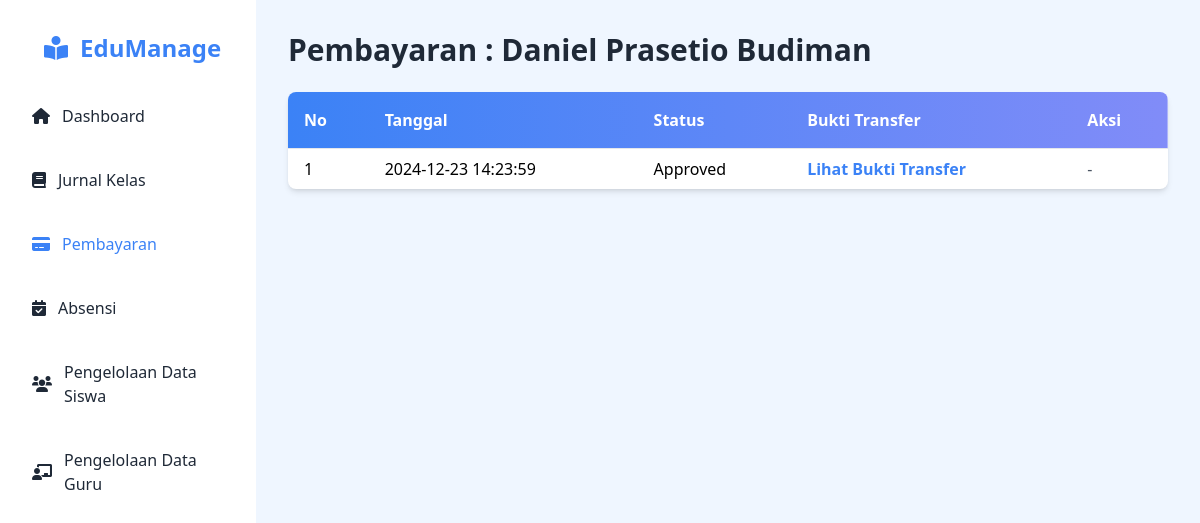
The app's page /index.php/pembayaran/detail/1122334456 with its own data.
### tables this page shows
CREATE TABLE `siswa` (
  `nisn` varchar(20) NOT NULL,
  `nama` varchar(100) NOT NULL,
  `angkatan` year(4) NOT NULL,
  `kelas_id` int(11) NOT NULL,
  `password` varchar(255) NOT NULL
);

CREATE TABLE `pembayaran` (
  `id` int(11) NOT NULL,
  `siswa_nisn` varchar(20) NOT NULL,
  `bukti_transfer` varchar(255) NOT NULL,
  `status` enum('pending','approved','rejected') DEFAULT 'pending',
  `created_at` timestamp NOT NULL DEFAULT current_timestamp()
);

### application/controllers/Pembayaran.php (called while the page is built, shortened)
<?php
class Pembayaran extends CI_Controller {
    public function __construct() {
        $this->load->model('M_pembayaran');
        $this->load->model('M_siswa');
        $this->load->model('M_jurnal');
        $this->load->library('upload');
    }
    public function detail($nisn) {
        $data['siswa'] = $this->M_siswa->get_siswa_by_nisn($nisn);
        $data['pembayaran'] = $this->M_pembayaran->get_pembayaran_by_siswa($nisn);
        $this->load->view('pembayaran/V_detail_pembayaran_admin', $data);
    }
}

### index.php (called while the page is built, shortened)
<?php
require_once BASEPATH.'core/CodeIgniter.php';

### application/models/M_siswa.php (called while the page is built, shortened)
<?php
class M_siswa extends CI_Model {
    public function get_siswa_by_nisn($nisn)
    {
        return $this->db->get_where('siswa', ['nisn' => $nisn])->row();
    }
}

### application/models/M_pembayaran.php (called while the page is built, shortened)
<?php
class M_pembayaran extends CI_Model {
    public function get_pembayaran_by_siswa($nisn) {
        $this->db->select('pembayaran.*, siswa.nama AS nama_siswa');
        $this->db->from('pembayaran');
        $this->db->join('siswa', 'pembayaran.siswa_nisn = siswa.nisn');
        $this->db->where('pembayaran.siswa_nisn', $nisn);
        return $this->db->get()->result();
    }
}

### application/views/pembayaran/V_detail_pembayaran_admin.php (the view, shortened to what this page needs)
<!DOCTYPE html>
<html lang="en">
<head>
    <script src="https://cdn.tailwindcss.com"></script>
    <link rel="stylesheet" href="https://cdnjs.cloudflare.com/ajax/libs/font-awesome/6.0.0-beta3/css/all.min.css">
</head>
<body class="bg-blue-50 font-sans">
<div class="flex">
    <div class="bg-white text-gray-800 w-64 min-h-screen p-5 space-y-6 transition-all duration-300" id="sidebar">
        <ul class="space-y-4">
            <li><a href="<?= site_url('dashboard'); ?>" class="text-blue-500 flex items-center p-3 rounded-md text-2xl font-bold ml-3"><i class="fas fa-book-reader mr-3"></i>EduManage</a></li>
            <li><a href="<?= site_url('dashboard'); ?>" class="flex items-center hover:bg-gradient-to-r from-blue-500 to-indigo-400 hover:text-white p-3 rounded-md"><i class="fas fa-home mr-3"></i>Dashboard</a></li>
            <li><a href="<?= site_url('jurnal'); ?>" class="flex items-center hover:bg-gradient-to-r from-blue-500 to-indigo-400 hover:text-white p-3 rounded-md"><i class="fas fa-book mr-3"></i>Jurnal Kelas</a></li>
            <li><a href="<?= site_url('pembayaran'); ?>" class="text-blue-500 flex items-center hover:bg-gradient-to-r from-blue-500 to-indigo-400 hover:text-white p-3 rounded-md"><i class="fas fa-credit-card mr-3"></i>Pembayaran</a></li>
            <li><a href="<?= site_url('absensi'); ?>" class="flex items-center hover:bg-gradient-to-r from-blue-500 to-indigo-400 hover:text-white p-3 rounded-md"><i class="fas fa-calendar-check mr-3"></i>Absensi</a></li>
            <li><a href="<?= site_url('siswa'); ?>" class=" flex items-center hover:bg-gradient-to-r from-blue-500 to-indigo-400 hover:text-white p-3 rounded-md"><i class="fas fa-users mr-3"></i>Pengelolaan Data Siswa</a></li>
            <li><a href="<?= site_url('admin'); ?>" class="flex items-center hover:bg-gradient-to-r from-blue-500 to-indigo-400 hover:text-white p-3 rounded-md"><i class="fas fa-chalkboard-teacher mr-3"></i>Pengelolaan Data Guru</a></li>
        </ul>
    </div>
    <div class="flex-1 p-8 space-y-6 transition-all duration-300" id="content">
        <h1 class="text-3xl font-bold text-gray-800 mb-4">
            Pembayaran : <?= $siswa->nama; ?>
        </h1>
        <div class="bg-white shadow-md rounded-lg overflow-x-auto">
            <table class="table-auto w-full border-collapse">
                <thead class="bg-gradient-to-r from-blue-500 to-indigo-400 text-white">
                    <tr>
                        <th class="p-4 border-b text-left">No</th>
                        <th class="p-4 border-b text-left">Tanggal</th>
                        <th class="p-4 border-b text-left">Status</th>
                        <th class="p-4 border-b text-left">Bukti Transfer</th>
                        <th class="p-4 border-b text-left">Aksi</th>
                    </tr>
                </thead>
                <tbody>
                    <?php if (!empty($pembayaran)): ?>
                        <?php $no = 1; foreach ($pembayaran as $bayar): ?>
                            <tr class="hover:bg-gradient-to-r from-blue-200 to-indigo-200">
                                <td class="py-2 px-4"><?= $no++; ?></td>
                                <td class="py-2 px-4"><?= htmlspecialchars($bayar->created_at); ?></td>
                                <td class="py-2 px-4"><?= ucfirst(htmlspecialchars($bayar->status)); ?></td>
                                <td class="py-2 px-4">
                                    <a href="<?= base_url('uploads/bukti_transfer/' . htmlspecialchars($bayar->bukti_transfer)); ?>"
                                       target="_blank"
                                       class="text-blue-500 font-bold inline-block transform transition-transform duration-300 hover:scale-110">
                                       Lihat Bukti Transfer
                                    </a>
                                </td>
                                <td class="py-2 px-4 space-x-2">
                                    <?php if ($bayar->status == 'pending'): ?>
                                        <a href="<?= site_url('pembayaran/acc_pembayaran/' . $bayar->id); ?>" class="text-blue-500 font-bold inline-block transform transition-transform duration-300 hover:scale-110">Acc</a>
                                        <a href="<?= site_url('pembayaran/tolak_pembayaran/' . $bayar->id); ?>" class="text-red-500 font-bold inline-block transform transition-transform duration-300 hover:scale-110">Tolak</a>
                                    <?php else: ?>
                                        <span class="text-gray-600">-</span>
                                    <?php endif; ?>
                                </td>
                            </tr>
                        <?php endforeach; ?>
                    <?php else: ?>
                        <tr>
                            <td colspan="5" class="py-2 px-4 text-center text-gray-500">Tidak ada data pembayaran yang tersedia.</td>
                        </tr>
                    <?php endif; ?>
                </tbody>
            </table>
        </div>
    </div>
</div>
</body>
</html>

### records on screen
siswa: nama "Daniel Prasetio Budiman"
pembayaran: created_at "2024-12-23 14:23:59", status "Approved"
